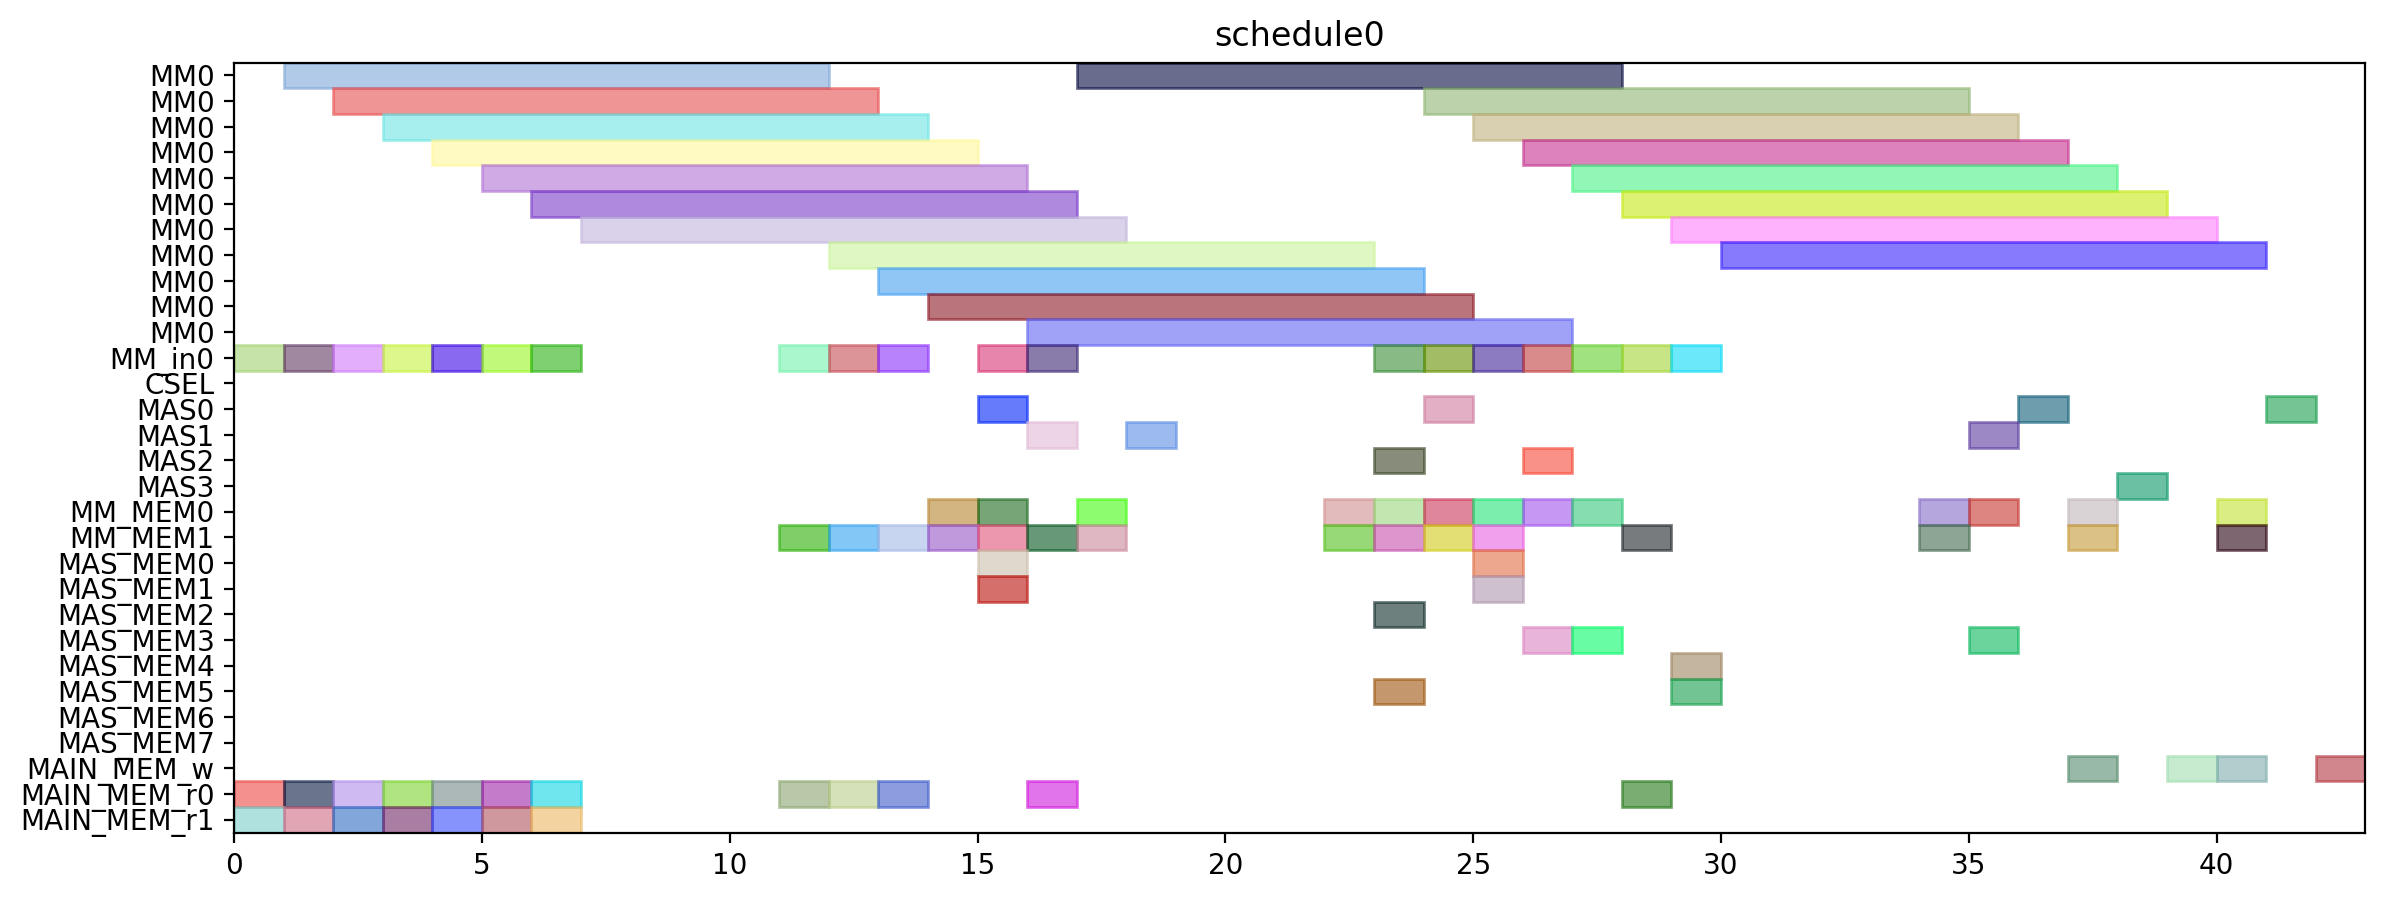

Generate this figure with Python:
from pyschedule import Scenario, solvers, plotters, alt


def solve():
	horizon = 120
	S = Scenario("schedule0", horizon=horizon)

	# resource
	MM = S.Resources('MM', num=1, size=11)
	MM_in = S.Resources('MM_in', num=1)
	CSEL = S.Resource('CSEL')
	MAS = S.Resources('MAS', num=4, size=1, periods=range(1, horizon))
	MM_MEM = S.Resources('MM_MEM', num=2)
	MAS_MEM = S.Resources('MAS_MEM', num=8)
	MAIN_MEM_w = S.Resource('MAIN_MEM_w', size=1)
	MAIN_MEM_r = S.Resources('MAIN_MEM_r', num=2)

	# result of previous scheduling

	# new tasks
	T1 = S.Task('T1', length=11, delay_cost=1)
	T1 += alt(MM)
	T1_in = S.Task('T1_in', length=1, delay_cost=1)
	T1_in += alt(MM_in)
	S += T1_in*MM_in[0]<=T1*MM[0]
	T1_mem0 = S.Task('T1_mem0', length=1, delay_cost=1)
	T1_mem0 += MAIN_MEM_r[0]
	S += T1_mem0 <= T1

	T1_mem1 = S.Task('T1_mem1', length=1, delay_cost=1)
	T1_mem1 += MAIN_MEM_r[1]
	S += T1_mem1 <= T1

	T2 = S.Task('T2', length=11, delay_cost=1)
	T2 += alt(MM)
	T2_in = S.Task('T2_in', length=1, delay_cost=1)
	T2_in += alt(MM_in)
	S += T2_in*MM_in[0]<=T2*MM[0]
	T2_mem0 = S.Task('T2_mem0', length=1, delay_cost=1)
	T2_mem0 += MAIN_MEM_r[0]
	S += T2_mem0 <= T2

	T2_mem1 = S.Task('T2_mem1', length=1, delay_cost=1)
	T2_mem1 += MAIN_MEM_r[1]
	S += T2_mem1 <= T2

	T3 = S.Task('T3', length=11, delay_cost=1)
	T3 += alt(MM)
	T3_in = S.Task('T3_in', length=1, delay_cost=1)
	T3_in += alt(MM_in)
	S += T3_in*MM_in[0]<=T3*MM[0]
	T3_mem0 = S.Task('T3_mem0', length=1, delay_cost=1)
	T3_mem0 += MAIN_MEM_r[0]
	S += T3_mem0 <= T3

	T3_mem1 = S.Task('T3_mem1', length=1, delay_cost=1)
	T3_mem1 += MAIN_MEM_r[1]
	S += T3_mem1 <= T3

	T4 = S.Task('T4', length=11, delay_cost=1)
	T4 += alt(MM)
	T4_in = S.Task('T4_in', length=1, delay_cost=1)
	T4_in += alt(MM_in)
	S += T4_in*MM_in[0]<=T4*MM[0]
	T4_mem0 = S.Task('T4_mem0', length=1, delay_cost=1)
	T4_mem0 += MAIN_MEM_r[0]
	S += T4_mem0 <= T4

	T4_mem1 = S.Task('T4_mem1', length=1, delay_cost=1)
	T4_mem1 += MAIN_MEM_r[1]
	S += T4_mem1 <= T4

	T5 = S.Task('T5', length=11, delay_cost=1)
	T5 += alt(MM)
	T5_in = S.Task('T5_in', length=1, delay_cost=1)
	T5_in += alt(MM_in)
	S += T5_in*MM_in[0]<=T5*MM[0]
	T5_mem0 = S.Task('T5_mem0', length=1, delay_cost=1)
	T5_mem0 += MAIN_MEM_r[0]
	S += T5_mem0 <= T5

	T5_mem1 = S.Task('T5_mem1', length=1, delay_cost=1)
	T5_mem1 += MAIN_MEM_r[1]
	S += T5_mem1 <= T5

	T6 = S.Task('T6', length=11, delay_cost=1)
	T6 += alt(MM)
	T6_in = S.Task('T6_in', length=1, delay_cost=1)
	T6_in += alt(MM_in)
	S += T6_in*MM_in[0]<=T6*MM[0]
	T6_mem0 = S.Task('T6_mem0', length=1, delay_cost=1)
	T6_mem0 += MAIN_MEM_r[0]
	S += T6_mem0 <= T6

	T6_mem1 = S.Task('T6_mem1', length=1, delay_cost=1)
	T6_mem1 += MAIN_MEM_r[1]
	S += T6_mem1 <= T6

	T7 = S.Task('T7', length=11, delay_cost=1)
	T7 += alt(MM)
	T7_in = S.Task('T7_in', length=1, delay_cost=1)
	T7_in += alt(MM_in)
	S += T7_in*MM_in[0]<=T7*MM[0]
	T7_mem0 = S.Task('T7_mem0', length=1, delay_cost=1)
	T7_mem0 += MAIN_MEM_r[0]
	S += T7_mem0 <= T7

	T7_mem1 = S.Task('T7_mem1', length=1, delay_cost=1)
	T7_mem1 += MAIN_MEM_r[1]
	S += T7_mem1 <= T7

	T8 = S.Task('T8', length=11, delay_cost=1)
	T8 += alt(MM)
	T8_in = S.Task('T8_in', length=1, delay_cost=1)
	T8_in += alt(MM_in)
	S += T8_in*MM_in[0]<=T8*MM[0]
	T8_mem0 = S.Task('T8_mem0', length=1, delay_cost=1)
	T8_mem0 += MAIN_MEM_r[0]
	S += T8_mem0 <= T8

	T8_mem1 = S.Task('T8_mem1', length=1, delay_cost=1)
	T8_mem1 += alt(MM_MEM)
	S += (T1*MM[0])-1 < T8_mem1*MM_MEM[1]
	S += T8_mem1 <= T8

	T9 = S.Task('T9', length=11, delay_cost=1)
	T9 += alt(MM)
	T9_in = S.Task('T9_in', length=1, delay_cost=1)
	T9_in += alt(MM_in)
	S += T9_in*MM_in[0]<=T9*MM[0]
	T9_mem0 = S.Task('T9_mem0', length=1, delay_cost=1)
	T9_mem0 += MAIN_MEM_r[0]
	S += T9_mem0 <= T9

	T9_mem1 = S.Task('T9_mem1', length=1, delay_cost=1)
	T9_mem1 += alt(MM_MEM)
	S += (T1*MM[0])-1 < T9_mem1*MM_MEM[1]
	S += T9_mem1 <= T9

	T10 = S.Task('T10', length=11, delay_cost=1)
	T10 += alt(MM)
	T10_in = S.Task('T10_in', length=1, delay_cost=1)
	T10_in += alt(MM_in)
	S += T10_in*MM_in[0]<=T10*MM[0]
	T10_mem0 = S.Task('T10_mem0', length=1, delay_cost=1)
	T10_mem0 += MAIN_MEM_r[0]
	S += T10_mem0 <= T10

	T10_mem1 = S.Task('T10_mem1', length=1, delay_cost=1)
	T10_mem1 += alt(MM_MEM)
	S += (T3*MM[0])-1 < T10_mem1*MM_MEM[1]
	S += T10_mem1 <= T10

	T11 = S.Task('T11', length=11, delay_cost=1)
	T11 += alt(MM)
	T11_in = S.Task('T11_in', length=1, delay_cost=1)
	T11_in += alt(MM_in)
	S += T11_in*MM_in[0]<=T11*MM[0]
	T11_mem0 = S.Task('T11_mem0', length=1, delay_cost=1)
	T11_mem0 += MAIN_MEM_r[0]
	S += T11_mem0 <= T11

	T11_mem1 = S.Task('T11_mem1', length=1, delay_cost=1)
	T11_mem1 += alt(MM_MEM)
	S += (T3*MM[0])-1 < T11_mem1*MM_MEM[1]
	S += T11_mem1 <= T11

	T12 = S.Task('T12', length=1, delay_cost=1)
	T12 += alt(MAS)
	T12_mem0 = S.Task('T12_mem0', length=1, delay_cost=1)
	T12_mem0 += alt(MM_MEM)
	S += (T4*MM[0])-1 < T12_mem0*MM_MEM[0]
	S += T12_mem0 <= T12

	T12_mem1 = S.Task('T12_mem1', length=1, delay_cost=1)
	T12_mem1 += alt(MM_MEM)
	S += (T2*MM[0])-1 < T12_mem1*MM_MEM[1]
	S += T12_mem1 <= T12

	T13 = S.Task('T13', length=1, delay_cost=1)
	T13 += alt(MAS)
	T13_mem0 = S.Task('T13_mem0', length=1, delay_cost=1)
	T13_mem0 += alt(MM_MEM)
	S += (T4*MM[0])-1 < T13_mem0*MM_MEM[0]
	S += T13_mem0 <= T13

	T13_mem1 = S.Task('T13_mem1', length=1, delay_cost=1)
	T13_mem1 += alt(MM_MEM)
	S += (T2*MM[0])-1 < T13_mem1*MM_MEM[1]
	S += T13_mem1 <= T13

	T15 = S.Task('T15', length=1, delay_cost=1)
	T15 += alt(MAS)
	T15_mem0 = S.Task('T15_mem0', length=1, delay_cost=1)
	T15_mem0 += alt(MM_MEM)
	S += (T7*MM[0])-1 < T15_mem0*MM_MEM[0]
	S += T15_mem0 <= T15

	T15_mem1 = S.Task('T15_mem1', length=1, delay_cost=1)
	T15_mem1 += alt(MM_MEM)
	S += (T7*MM[0])-1 < T15_mem1*MM_MEM[1]
	S += T15_mem1 <= T15

	T14 = S.Task('T14', length=11, delay_cost=1)
	T14 += alt(MM)
	T14_in = S.Task('T14_in', length=1, delay_cost=1)
	T14_in += alt(MM_in)
	S += T14_in*MM_in[0]<=T14*MM[0]
	T14_mem0 = S.Task('T14_mem0', length=1, delay_cost=1)
	T14_mem0 += alt(MAS_MEM)
	S += (T13*MAS[0])-1 < T14_mem0*MAS_MEM[0]
	S += (T13*MAS[1])-1 < T14_mem0*MAS_MEM[2]
	S += (T13*MAS[2])-1 < T14_mem0*MAS_MEM[4]
	S += (T13*MAS[3])-1 < T14_mem0*MAS_MEM[6]
	S += T14_mem0 <= T14

	T14_mem1 = S.Task('T14_mem1', length=1, delay_cost=1)
	T14_mem1 += alt(MAS_MEM)
	S += (T13*MAS[0])-1 < T14_mem1*MAS_MEM[1]
	S += (T13*MAS[1])-1 < T14_mem1*MAS_MEM[3]
	S += (T13*MAS[2])-1 < T14_mem1*MAS_MEM[5]
	S += (T13*MAS[3])-1 < T14_mem1*MAS_MEM[7]
	S += T14_mem1 <= T14

	T16 = S.Task('T16', length=11, delay_cost=1)
	T16 += alt(MM)
	T16_in = S.Task('T16_in', length=1, delay_cost=1)
	T16_in += alt(MM_in)
	S += T16_in*MM_in[0]<=T16*MM[0]
	T16_mem0 = S.Task('T16_mem0', length=1, delay_cost=1)
	T16_mem0 += alt(MM_MEM)
	S += (T1*MM[0])-1 < T16_mem0*MM_MEM[0]
	S += T16_mem0 <= T16

	T16_mem1 = S.Task('T16_mem1', length=1, delay_cost=1)
	T16_mem1 += alt(MM_MEM)
	S += (T8*MM[0])-1 < T16_mem1*MM_MEM[1]
	S += T16_mem1 <= T16

	T17 = S.Task('T17', length=11, delay_cost=1)
	T17 += alt(MM)
	T17_in = S.Task('T17_in', length=1, delay_cost=1)
	T17_in += alt(MM_in)
	S += T17_in*MM_in[0]<=T17*MM[0]
	T17_mem0 = S.Task('T17_mem0', length=1, delay_cost=1)
	T17_mem0 += alt(MM_MEM)
	S += (T8*MM[0])-1 < T17_mem0*MM_MEM[0]
	S += T17_mem0 <= T17

	T17_mem1 = S.Task('T17_mem1', length=1, delay_cost=1)
	T17_mem1 += alt(MAS_MEM)
	S += (T15*MAS[0])-1 < T17_mem1*MAS_MEM[1]
	S += (T15*MAS[1])-1 < T17_mem1*MAS_MEM[3]
	S += (T15*MAS[2])-1 < T17_mem1*MAS_MEM[5]
	S += (T15*MAS[3])-1 < T17_mem1*MAS_MEM[7]
	S += T17_mem1 <= T17

	T18 = S.Task('T18', length=1, delay_cost=1)
	T18 += alt(MAS)
	T18_mem0 = S.Task('T18_mem0', length=1, delay_cost=1)
	T18_mem0 += alt(MM_MEM)
	S += (T5*MM[0])-1 < T18_mem0*MM_MEM[0]
	S += T18_mem0 <= T18

	T18_mem1 = S.Task('T18_mem1', length=1, delay_cost=1)
	T18_mem1 += alt(MM_MEM)
	S += (T9*MM[0])-1 < T18_mem1*MM_MEM[1]
	S += T18_mem1 <= T18

	T19 = S.Task('T19', length=1, delay_cost=1)
	T19 += alt(MAS)
	T19_mem0 = S.Task('T19_mem0', length=1, delay_cost=1)
	T19_mem0 += alt(MM_MEM)
	S += (T5*MM[0])-1 < T19_mem0*MM_MEM[0]
	S += T19_mem0 <= T19

	T19_mem1 = S.Task('T19_mem1', length=1, delay_cost=1)
	T19_mem1 += alt(MM_MEM)
	S += (T9*MM[0])-1 < T19_mem1*MM_MEM[1]
	S += T19_mem1 <= T19

	T21 = S.Task('T21', length=1, delay_cost=1)
	T21 += alt(MAS)
	T21_mem0 = S.Task('T21_mem0', length=1, delay_cost=1)
	T21_mem0 += alt(MM_MEM)
	S += (T6*MM[0])-1 < T21_mem0*MM_MEM[0]
	S += T21_mem0 <= T21

	T21_mem1 = S.Task('T21_mem1', length=1, delay_cost=1)
	T21_mem1 += alt(MM_MEM)
	S += (T10*MM[0])-1 < T21_mem1*MM_MEM[1]
	S += T21_mem1 <= T21

	T24 = S.Task('T24', length=11, delay_cost=1)
	T24 += alt(MM)
	T24_in = S.Task('T24_in', length=1, delay_cost=1)
	T24_in += alt(MM_in)
	S += T24_in*MM_in[0]<=T24*MM[0]
	T24_mem0 = S.Task('T24_mem0', length=1, delay_cost=1)
	T24_mem0 += alt(MM_MEM)
	S += (T11*MM[0])-1 < T24_mem0*MM_MEM[0]
	S += T24_mem0 <= T24

	T24_mem1 = S.Task('T24_mem1', length=1, delay_cost=1)
	T24_mem1 += alt(MAS_MEM)
	S += (T12*MAS[0])-1 < T24_mem1*MAS_MEM[1]
	S += (T12*MAS[1])-1 < T24_mem1*MAS_MEM[3]
	S += (T12*MAS[2])-1 < T24_mem1*MAS_MEM[5]
	S += (T12*MAS[3])-1 < T24_mem1*MAS_MEM[7]
	S += T24_mem1 <= T24

	T20 = S.Task('T20', length=11, delay_cost=1)
	T20 += alt(MM)
	T20_in = S.Task('T20_in', length=1, delay_cost=1)
	T20_in += alt(MM_in)
	S += T20_in*MM_in[0]<=T20*MM[0]
	T20_mem0 = S.Task('T20_mem0', length=1, delay_cost=1)
	T20_mem0 += alt(MAS_MEM)
	S += (T15*MAS[0])-1 < T20_mem0*MAS_MEM[0]
	S += (T15*MAS[1])-1 < T20_mem0*MAS_MEM[2]
	S += (T15*MAS[2])-1 < T20_mem0*MAS_MEM[4]
	S += (T15*MAS[3])-1 < T20_mem0*MAS_MEM[6]
	S += T20_mem0 <= T20

	T20_mem1 = S.Task('T20_mem1', length=1, delay_cost=1)
	T20_mem1 += alt(MAS_MEM)
	S += (T18*MAS[0])-1 < T20_mem1*MAS_MEM[1]
	S += (T18*MAS[1])-1 < T20_mem1*MAS_MEM[3]
	S += (T18*MAS[2])-1 < T20_mem1*MAS_MEM[5]
	S += (T18*MAS[3])-1 < T20_mem1*MAS_MEM[7]
	S += T20_mem1 <= T20

	T22 = S.Task('T22', length=11, delay_cost=1)
	T22 += alt(MM)
	T22_in = S.Task('T22_in', length=1, delay_cost=1)
	T22_in += alt(MM_in)
	S += T22_in*MM_in[0]<=T22*MM[0]
	T22_mem0 = S.Task('T22_mem0', length=1, delay_cost=1)
	T22_mem0 += alt(MAS_MEM)
	S += (T21*MAS[0])-1 < T22_mem0*MAS_MEM[0]
	S += (T21*MAS[1])-1 < T22_mem0*MAS_MEM[2]
	S += (T21*MAS[2])-1 < T22_mem0*MAS_MEM[4]
	S += (T21*MAS[3])-1 < T22_mem0*MAS_MEM[6]
	S += T22_mem0 <= T22

	T22_mem1 = S.Task('T22_mem1', length=1, delay_cost=1)
	T22_mem1 += alt(MAS_MEM)
	S += (T21*MAS[0])-1 < T22_mem1*MAS_MEM[1]
	S += (T21*MAS[1])-1 < T22_mem1*MAS_MEM[3]
	S += (T21*MAS[2])-1 < T22_mem1*MAS_MEM[5]
	S += (T21*MAS[3])-1 < T22_mem1*MAS_MEM[7]
	S += T22_mem1 <= T22

	T23 = S.Task('T23', length=11, delay_cost=1)
	T23 += alt(MM)
	T23_in = S.Task('T23_in', length=1, delay_cost=1)
	T23_in += alt(MM_in)
	S += T23_in*MM_in[0]<=T23*MM[0]
	T23_mem0 = S.Task('T23_mem0', length=1, delay_cost=1)
	T23_mem0 += alt(MAS_MEM)
	S += (T19*MAS[0])-1 < T23_mem0*MAS_MEM[0]
	S += (T19*MAS[1])-1 < T23_mem0*MAS_MEM[2]
	S += (T19*MAS[2])-1 < T23_mem0*MAS_MEM[4]
	S += (T19*MAS[3])-1 < T23_mem0*MAS_MEM[6]
	S += T23_mem0 <= T23

	T23_mem1 = S.Task('T23_mem1', length=1, delay_cost=1)
	T23_mem1 += alt(MAS_MEM)
	S += (T19*MAS[0])-1 < T23_mem1*MAS_MEM[1]
	S += (T19*MAS[1])-1 < T23_mem1*MAS_MEM[3]
	S += (T19*MAS[2])-1 < T23_mem1*MAS_MEM[5]
	S += (T19*MAS[3])-1 < T23_mem1*MAS_MEM[7]
	S += T23_mem1 <= T23

	Z2_new = S.Task('Z2_new', length=11, delay_cost=1)
	Z2_new += alt(MM)
	Z2_new_in = S.Task('Z2_new_in', length=1, delay_cost=1)
	Z2_new_in += alt(MM_in)
	S += Z2_new_in*MM_in[0]<=Z2_new*MM[0]
	S += 0<Z2_new

	Z2_new_w = S.Task('Z2_new_w', length=1, delay_cost=1)
	Z2_new_w += alt(MAIN_MEM_w)
	S += Z2_new <= Z2_new_w

	Z2_new_mem0 = S.Task('Z2_new_mem0', length=1, delay_cost=1)
	Z2_new_mem0 += MAIN_MEM_r[0]
	S += Z2_new_mem0 <= Z2_new

	Z2_new_mem1 = S.Task('Z2_new_mem1', length=1, delay_cost=1)
	Z2_new_mem1 += alt(MM_MEM)
	S += (T14*MM[0])-1 < Z2_new_mem1*MM_MEM[1]
	S += Z2_new_mem1 <= Z2_new

	T25 = S.Task('T25', length=1, delay_cost=1)
	T25 += alt(MAS)
	T25_mem0 = S.Task('T25_mem0', length=1, delay_cost=1)
	T25_mem0 += alt(MM_MEM)
	S += (T20*MM[0])-1 < T25_mem0*MM_MEM[0]
	S += T25_mem0 <= T25

	T25_mem1 = S.Task('T25_mem1', length=1, delay_cost=1)
	T25_mem1 += alt(MM_MEM)
	S += (T20*MM[0])-1 < T25_mem1*MM_MEM[1]
	S += T25_mem1 <= T25

	X2_new = S.Task('X2_new', length=1, delay_cost=1)
	X2_new += alt(MAS)
	S += 0<X2_new

	X2_new_w = S.Task('X2_new_w', length=1, delay_cost=1)
	X2_new_w += alt(MAIN_MEM_w)
	S += X2_new <= X2_new_w

	X2_new_mem0 = S.Task('X2_new_mem0', length=1, delay_cost=1)
	X2_new_mem0 += alt(MM_MEM)
	S += (T22*MM[0])-1 < X2_new_mem0*MM_MEM[0]
	S += X2_new_mem0 <= X2_new

	X2_new_mem1 = S.Task('X2_new_mem1', length=1, delay_cost=1)
	X2_new_mem1 += alt(MM_MEM)
	S += (T24*MM[0])-1 < X2_new_mem1*MM_MEM[1]
	S += X2_new_mem1 <= X2_new

	X1_new = S.Task('X1_new', length=1, delay_cost=1)
	X1_new += alt(MAS)
	S += 0<X1_new

	X1_new_w = S.Task('X1_new_w', length=1, delay_cost=1)
	X1_new_w += alt(MAIN_MEM_w)
	S += X1_new <= X1_new_w

	X1_new_mem0 = S.Task('X1_new_mem0', length=1, delay_cost=1)
	X1_new_mem0 += alt(MM_MEM)
	S += (T23*MM[0])-1 < X1_new_mem0*MM_MEM[0]
	S += X1_new_mem0 <= X1_new

	X1_new_mem1 = S.Task('X1_new_mem1', length=1, delay_cost=1)
	X1_new_mem1 += alt(MM_MEM)
	S += (T17*MM[0])-1 < X1_new_mem1*MM_MEM[1]
	S += X1_new_mem1 <= X1_new

	Z1_new = S.Task('Z1_new', length=1, delay_cost=1)
	Z1_new += alt(MAS)
	S += 0<Z1_new

	Z1_new_w = S.Task('Z1_new_w', length=1, delay_cost=1)
	Z1_new_w += alt(MAIN_MEM_w)
	S += Z1_new <= Z1_new_w

	Z1_new_mem0 = S.Task('Z1_new_mem0', length=1, delay_cost=1)
	Z1_new_mem0 += alt(MM_MEM)
	S += (T16*MM[0])-1 < Z1_new_mem0*MM_MEM[0]
	S += Z1_new_mem0 <= Z1_new

	Z1_new_mem1 = S.Task('Z1_new_mem1', length=1, delay_cost=1)
	Z1_new_mem1 += alt(MAS_MEM)
	S += (T25*MAS[0])-1 < Z1_new_mem1*MAS_MEM[1]
	S += (T25*MAS[1])-1 < Z1_new_mem1*MAS_MEM[3]
	S += (T25*MAS[2])-1 < Z1_new_mem1*MAS_MEM[5]
	S += (T25*MAS[3])-1 < Z1_new_mem1*MAS_MEM[7]
	S += Z1_new_mem1 <= Z1_new

	solvers.mip.solve(S,msg=1,kind='CPLEX',ratio_gap=1.01)

	solution = [['hoge']*len(S.solution()[1]) for i in range(len(S.solution()))]
	for i in range(len(S.solution())):
		for j in range(len(S.solution()[i])):
			solution[i][j]=str(S.solution()[i][j])
	print(solution)

	cycles = int(solution[-1][3])

	pic_file_name = "/home/mfukuda/ABE/multiRAM_multiMAS_16mux/scheduling_result/stage11MM1_stage1MAS4/EP_LADDERMUL/schedule0.png"
	if(S.solution() != []):
		plotters.matplotlib.plot(S,img_filename=pic_file_name, show_task_labels=False, fig_size=(cycles*0.25+3, 5))

	return solution
